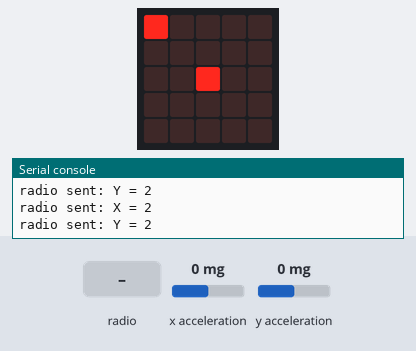
Bench run of a program on a simulated BBC micro:bit (MakeCode). Parts: the board's 5×5 LED display, the last lines printed to the serial console. The test bench sets the inputs (shaded band); at power-on: x acceleration 0 mg, y acceleration 0 mg. No radio messages arrive unless stated (any console line starting 'radio sent:' is added by the test bench).

Above: at 1.2 s.
1.3 s: x acceleration set to -1440 mg
At 2.3 s:
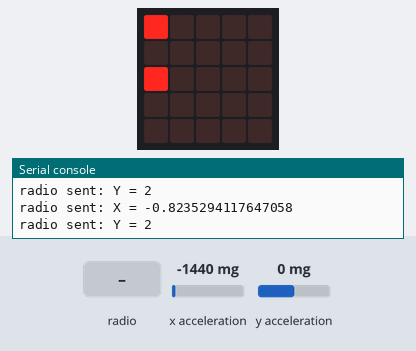
2.8 s: radio message "X=1" arrives
At 3.3 s:
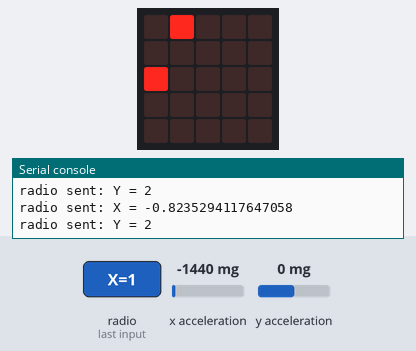
4.3 s: y acceleration set to -1440 mg
At 5.4 s:
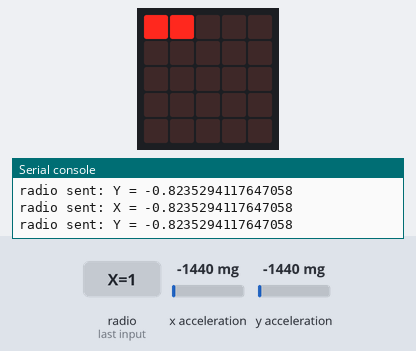
5.8 s: radio message "X=0" arrives
At 6.3 s:
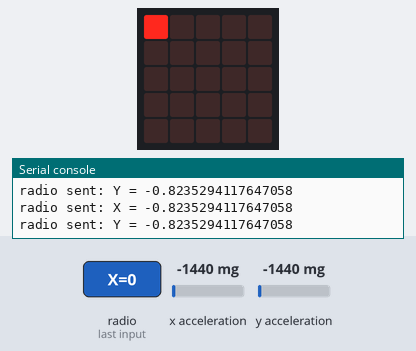
7.3 s: radio message "Y=1" arrives
At 8.1 s:
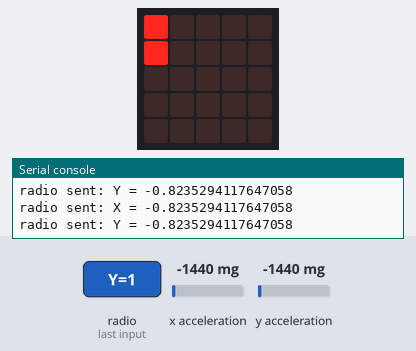
8.8 s: x acceleration set to 750 mg
At 10.2 s:
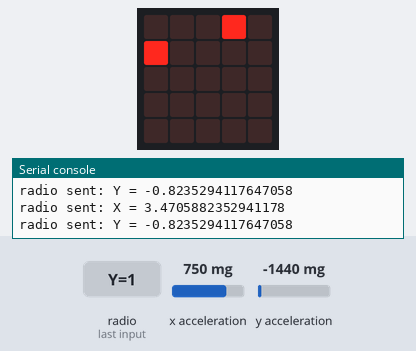
Timing chart, 0 to 11.3 s (numbered marks = the images above; inputs shaded):
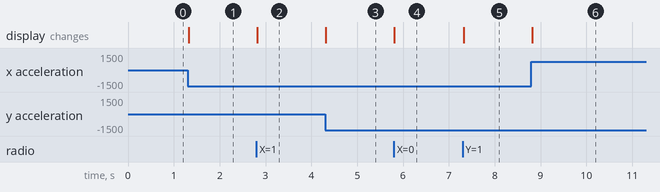

Measured:
- after the input at 1.3 s, the display: changes at once (image 1)
- after the input at 2.8 s, the display: changes at once (image 2)
- after the input at 4.3 s, the display: changes at once (image 3)
- after the input at 5.8 s, the display: changes at once (image 4)
- after the input at 7.3 s, the display: changes at once (image 5)
- after the input at 8.8 s, the display: changes at once (image 6)

The program:

main.ts
```typescript
radio.onReceivedValue(function (name, value) {
    if (name == "X") {
        enemyXY[0] = value
    } else if (name == "Y") {
        enemyXY[1] = value
    }
})
let enemyXY: number[] = []
enemyXY = [0, 0]
let myXY = [0, 0]
radio.setGroup(90)
basic.forever(function () {
    myXY = [Math.map(input.acceleration(Dimension.X), -1020, 1020, 0, 4), Math.map(input.acceleration(Dimension.Y), -1020, 1020, 0, 4)]
    radio.sendValue("X", myXY[0])
    radio.sendValue("Y", myXY[1])
    basic.clearScreen()
    led.plot(myXY[0], myXY[1])
    led.plot(enemyXY[0], enemyXY[1])
})
```

test.ts
```typescript
// testes vão aqui; isto não será compilado quando este pacote for usado como uma extensão.
```
